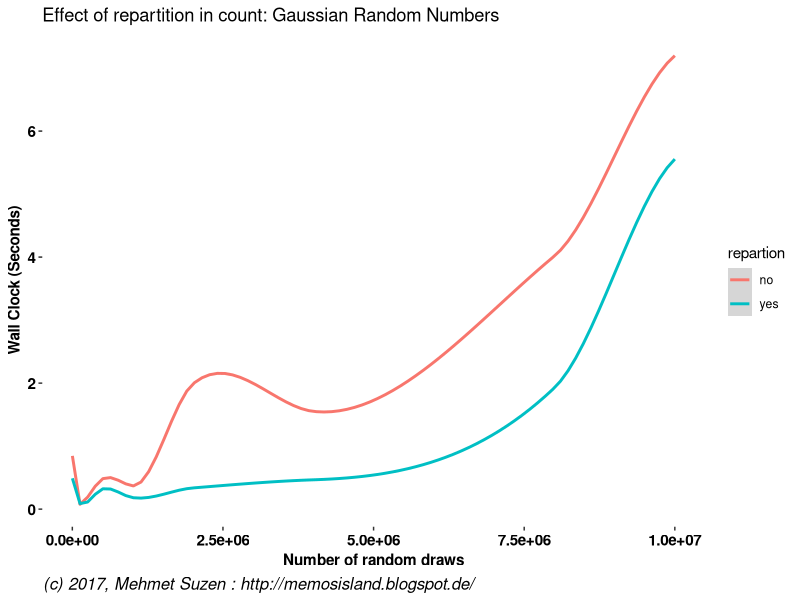

Recreate this plot in R.
# 
#  Plot the benchmark from Spark Gaussian Random numbers
# 
#  (c) 2017
#  GPLv3
#
library(grid)
library(gridExtra)
library(ggplot2)
library(reshape)
bench_df           <- read.csv2("bench.csv", header=FALSE, sep=",")
colnames(bench_df) <- c("N", "no", "yes")
bench_df2          <- reshape2:::melt(bench_df,
                                      measure.vars=c("no","yes"))
colnames(bench_df2) <- c("N", "repartion", "time")
bench_df2$N    <-  as.numeric(as.vector(bench_df2$N))
bench_df2$time <-  as.numeric(as.vector(bench_df2$time))
gt <-  theme(
             panel.background = element_blank(), 
             axis.text.x      = element_text(face="bold", color="#000000", size=11),
             axis.text.y      = element_text(face="bold", color="#000000", size=11),
             axis.title.x     = element_text(face="bold", color="#000000", size=11),
             axis.title.y     = element_text(face="bold", color="#000000", size=11)
            )  
p1                 <- ggplot(bench_df2,
				aes(x=N, y=time, colour=repartion)) + 
		             geom_smooth(formula="y~x", span=0.3) + xlab("Number of random draws") + ylab("Wall Clock (Seconds)") +
                             ggtitle("Effect of repartition in count: Gaussian Random Numbers") + 
                             gt
grid.newpage()
footnote <- "(c) 2017, Mehmet Suzen : http://memosisland.blogspot.de/"
g <- arrangeGrob(p1, bottom = textGrob(footnote, x = 0, hjust = -0.1, vjust=0.1, gp = gpar(fontface = "italic", fontsize = 12)))

png(file="spark_repartition_random.png")
grid.draw(g)
dev.off()
